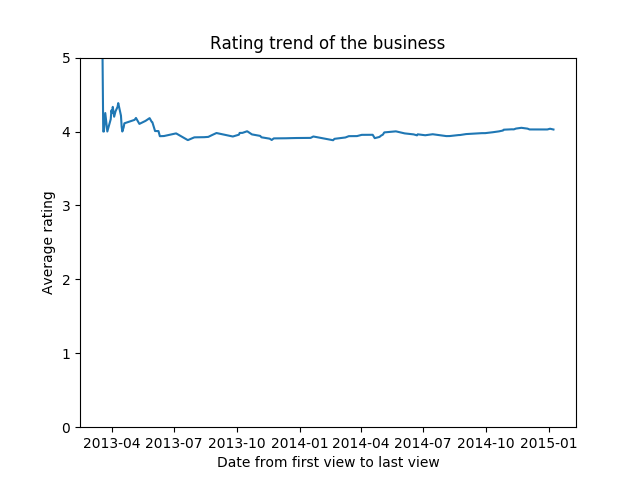

Here is the Python script that generated this plot:
import pymysql
import matplotlib.pyplot as plt
from config import DB_info,user_info

class DB:
    def __init__(self):
        db_info = DB_info()
        self.db = pymysql.connect(host=db_info.host,
                                  port=db_info.port,
                                  user=db_info.user,
                                  password=db_info.password,
                                  db=db_info.db)
        self.cursor = self.db.cursor()

    def Query(self):
        """ fetch result after query"""
        # sql = "select * from review limit 1"
        ur = user_info()
        business_id = ur.business_id
        sql = "select date, avg(stars) as avg_stars from review where business_id = '%s' group by date order by date" % business_id
        self.cursor.execute(sql)
        result = self.cursor.fetchall()
        return result

    def close(self):
        self.db.close()

if __name__ == '__main__':
    # connect to the database Yelp and fetch the Query result
    db = DB()
    result = db.Query()

    # store the result into a list
    avg_star = [value[1] for value in result]
    act_date = [value[0] for value in result]


    # calculate the rating trend
    count = 0
    sum_star = 0
    tot_star = []
    for star in avg_star:
        sum_star += star
        count += 1
        tot_star.append(sum_star/count)

    X = act_date
    y = tot_star
    plt.plot(X,y)
    plt.ylim(0,5)
    plt.xlabel('Date from first view to last view')
    plt.ylabel('Average rating')
    plt.title('Rating trend of the business')
    plt.savefig('Rating_trend_graph')
    plt.show()

    # close the connection
    db.close()
